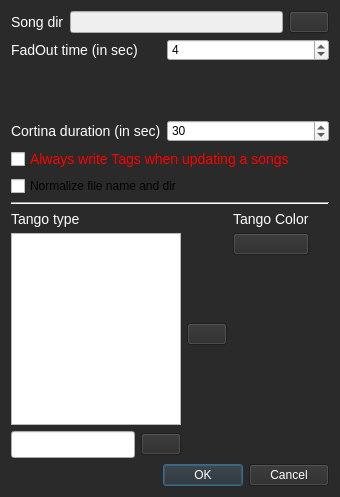
<?xml version="1.0" encoding="UTF-8"?>
<ui version="4.0">
 <class>preferences</class>
 <widget class="QDialog" name="preferences">
  <property name="windowModality">
   <enum>Qt::ApplicationModal</enum>
  </property>
  <property name="geometry">
   <rect>
    <x>0</x>
    <y>0</y>
    <width>340</width>
    <height>497</height>
   </rect>
  </property>
  <property name="windowTitle">
   <string>Dialog</string>
  </property>
  <property name="styleSheet">
   <string notr="true">QDialog{
	background-color: rgb(42,42,42)
}</string>
  </property>
  <layout class="QVBoxLayout" name="verticalLayout">
   <item>
    <layout class="QHBoxLayout" name="horizontalLayout">
     <item>
      <widget class="QLabel" name="labelPropTitle">
       <property name="styleSheet">
        <string notr="true">QLabel{
	color:white;
	font-size: 14px;
}</string>
       </property>
       <property name="text">
        <string>Song dir</string>
       </property>
      </widget>
     </item>
     <item>
      <widget class="QLineEdit" name="lineEditSongDir">
       <property name="enabled">
        <bool>false</bool>
       </property>
       <property name="toolTip">
        <string>&lt;html&gt;&lt;head/&gt;&lt;body&gt;&lt;p&gt;This is the place where your song are stored on your computer. Click to edit the path.&lt;/p&gt;&lt;/body&gt;&lt;/html&gt;</string>
       </property>
       <property name="whatsThis">
        <string>This is the place where your song are stored on your computer. You can add more than one dir, separate by a coma.</string>
       </property>
       <property name="readOnly">
        <bool>true</bool>
       </property>
      </widget>
     </item>
     <item>
      <widget class="QPushButton" name="pushButtonSelectPath">
       <property name="styleSheet">
        <string notr="true">QPushButton {
	background-color: #2a2a2a;
	color: white;
}</string>
       </property>
       <property name="text">
        <string/>
       </property>
       <property name="icon">
        <iconset resource="djtango.qrc">
         <normaloff>:/img/search-icon.png</normaloff>:/img/search-icon.png</iconset>
       </property>
      </widget>
     </item>
    </layout>
   </item>
   <item>
    <layout class="QFormLayout" name="formLayout_3">
     <property name="fieldGrowthPolicy">
      <enum>QFormLayout::AllNonFixedFieldsGrow</enum>
     </property>
     <item row="2" column="0">
      <widget class="QLabel" name="labelPropFadoutTime">
       <property name="styleSheet">
        <string notr="true">QLabel{
	color:white;
	font-size: 14px;
}</string>
       </property>
       <property name="text">
        <string>FadOut time (in sec)</string>
       </property>
      </widget>
     </item>
     <item row="2" column="1">
      <widget class="QSpinBox" name="spinBoxFadeOut">
       <property name="toolTip">
        <string>The time of the Fadout duration.</string>
       </property>
       <property name="value">
        <number>4</number>
       </property>
      </widget>
     </item>
     <item row="3" column="0">
      <spacer name="verticalSpacer_5">
       <property name="orientation">
        <enum>Qt::Vertical</enum>
       </property>
       <property name="sizeHint" stdset="0">
        <size>
         <width>20</width>
         <height>10</height>
        </size>
       </property>
      </spacer>
     </item>
     <item row="4" column="0">
      <widget class="QLabel" name="labelPropCortinaDuration">
       <property name="focusPolicy">
        <enum>Qt::NoFocus</enum>
       </property>
       <property name="styleSheet">
        <string notr="true">QLabel{
	color:white;
	font-size: 14px;
}</string>
       </property>
       <property name="text">
        <string>Cortina duration (in sec)</string>
       </property>
      </widget>
     </item>
     <item row="4" column="1">
      <widget class="QSpinBox" name="spinBoxCortinaDuration">
       <property name="maximum">
        <number>240</number>
       </property>
       <property name="value">
        <number>30</number>
       </property>
      </widget>
     </item>
    </layout>
   </item>
   <item>
    <widget class="QCheckBox" name="checkBoxWriteTags">
     <property name="toolTip">
      <string>Each time you will change a data, the tag of the file will be updated, if the file format allow it</string>
     </property>
     <property name="styleSheet">
      <string notr="true">QCheckBox{
	color:red;
	font-size: 14px;
}</string>
     </property>
     <property name="text">
      <string>Always write Tags when updating a songs</string>
     </property>
    </widget>
   </item>
   <item>
    <widget class="QCheckBox" name="checkBoxNormalize">
     <property name="toolTip">
      <string>&lt;html&gt;&lt;head/&gt;&lt;body&gt;&lt;p&gt;If you check this, eachtime you will make a change on one of your file, the file name and path will be update to respcet the following rules : &lt;/p&gt;&lt;p&gt;YYYY&lt;span style=&quot; font-weight:600;&quot;&gt;-&lt;/span&gt;Name of song&lt;span style=&quot; font-weight:600;&quot;&gt;-&lt;/span&gt;Artist&lt;span style=&quot; font-weight:600;&quot;&gt;-&lt;/span&gt;Album&lt;span style=&quot; font-weight:600;&quot;&gt;-&lt;/span&gt;Type.ext&lt;/p&gt;&lt;p&gt;&lt;span style=&quot; color:#ff0004;&quot;&gt;Be aware that this will completly change the organisation of your directory !&lt;/span&gt;&lt;/p&gt;&lt;/body&gt;&lt;/html&gt;</string>
     </property>
     <property name="text">
      <string>Normalize file name and dir</string>
     </property>
    </widget>
   </item>
   <item>
    <widget class="Line" name="line">
     <property name="orientation">
      <enum>Qt::Horizontal</enum>
     </property>
    </widget>
   </item>
   <item>
    <layout class="QHBoxLayout" name="horizontalLayout_5">
     <item>
      <layout class="QVBoxLayout" name="verticalLayout_4">
       <item>
        <widget class="QLabel" name="label_3">
         <property name="styleSheet">
          <string notr="true">QLabel{
	color:white;
	font-size: 14px;
}</string>
         </property>
         <property name="text">
          <string>Tango type</string>
         </property>
        </widget>
       </item>
       <item>
        <widget class="QListWidget" name="listWidgetTangoType">
         <property name="sizePolicy">
          <sizepolicy hsizetype="Fixed" vsizetype="Fixed">
           <horstretch>0</horstretch>
           <verstretch>0</verstretch>
          </sizepolicy>
         </property>
         <property name="maximumSize">
          <size>
           <width>170</width>
           <height>200</height>
          </size>
         </property>
        </widget>
       </item>
       <item>
        <layout class="QHBoxLayout" name="horizontalLayout_6">
         <item>
          <widget class="QLineEdit" name="lineEditTangoType">
           <property name="sizePolicy">
            <sizepolicy hsizetype="Fixed" vsizetype="Fixed">
             <horstretch>0</horstretch>
             <verstretch>0</verstretch>
            </sizepolicy>
           </property>
           <property name="minimumSize">
            <size>
             <width>100</width>
             <height>27</height>
            </size>
           </property>
           <property name="maximumSize">
            <size>
             <width>200</width>
             <height>27</height>
            </size>
           </property>
           <property name="acceptDrops">
            <bool>false</bool>
           </property>
           <property name="cursorMoveStyle">
            <enum>Qt::LogicalMoveStyle</enum>
           </property>
          </widget>
         </item>
         <item>
          <widget class="QPushButton" name="addTypeButton">
           <property name="sizePolicy">
            <sizepolicy hsizetype="Fixed" vsizetype="Fixed">
             <horstretch>0</horstretch>
             <verstretch>0</verstretch>
            </sizepolicy>
           </property>
           <property name="toolTip">
            <string>Add a Tango type</string>
           </property>
           <property name="styleSheet">
            <string notr="true">QPushButton{
	background-color: #2a2a2a;
	color: white;
 }</string>
           </property>
           <property name="text">
            <string/>
           </property>
           <property name="icon">
            <iconset resource="djtango.qrc">
             <normaloff>:/img/plus-button.png</normaloff>:/img/plus-button.png</iconset>
           </property>
          </widget>
         </item>
        </layout>
       </item>
      </layout>
     </item>
     <item>
      <widget class="QPushButton" name="removeTypeButton">
       <property name="toolTip">
        <string>Remove a Tango type</string>
       </property>
       <property name="styleSheet">
        <string notr="true">QPushButton{
	background-color: #2a2a2a;
	color: white;
 }</string>
       </property>
       <property name="text">
        <string/>
       </property>
       <property name="icon">
        <iconset resource="djtango.qrc">
         <normaloff>:/img/minus-button.png</normaloff>:/img/minus-button.png</iconset>
       </property>
      </widget>
     </item>
     <item>
      <layout class="QVBoxLayout" name="verticalLayout_5">
       <item>
        <widget class="QLabel" name="label_4">
         <property name="styleSheet">
          <string notr="true">QLabel{
	color:white;
	font-size: 14px;
}</string>
         </property>
         <property name="text">
          <string>Tango Color</string>
         </property>
        </widget>
       </item>
       <item>
        <widget class="QPushButton" name="selectColorButton">
         <property name="focusPolicy">
          <enum>Qt::NoFocus</enum>
         </property>
         <property name="styleSheet">
          <string notr="true">QPushButton{
	background-color: #2a2a2a;
	color: white;
 }</string>
         </property>
         <property name="text">
          <string/>
         </property>
        </widget>
       </item>
       <item>
        <spacer name="verticalSpacer_2">
         <property name="orientation">
          <enum>Qt::Vertical</enum>
         </property>
         <property name="sizeHint" stdset="0">
          <size>
           <width>20</width>
           <height>40</height>
          </size>
         </property>
        </spacer>
       </item>
      </layout>
     </item>
     <item>
      <spacer name="horizontalSpacer_4">
       <property name="orientation">
        <enum>Qt::Horizontal</enum>
       </property>
       <property name="sizeHint" stdset="0">
        <size>
         <width>40</width>
         <height>20</height>
        </size>
       </property>
      </spacer>
     </item>
    </layout>
   </item>
   <item>
    <layout class="QHBoxLayout" name="horizontalLayout_3"/>
   </item>
   <item>
    <widget class="QDialogButtonBox" name="buttonBox">
     <property name="styleSheet">
      <string notr="true">QPushButton {
	background-color: #2a2a2a;
	color: white;
}</string>
     </property>
     <property name="orientation">
      <enum>Qt::Horizontal</enum>
     </property>
     <property name="standardButtons">
      <set>QDialogButtonBox::Cancel|QDialogButtonBox::Ok</set>
     </property>
    </widget>
   </item>
  </layout>
 </widget>
 <resources>
  <include location="djtango.qrc"/>
 </resources>
 <connections>
  <connection>
   <sender>buttonBox</sender>
   <signal>accepted()</signal>
   <receiver>preferences</receiver>
   <slot>accept()</slot>
   <hints>
    <hint type="sourcelabel">
     <x>248</x>
     <y>254</y>
    </hint>
    <hint type="destinationlabel">
     <x>157</x>
     <y>274</y>
    </hint>
   </hints>
  </connection>
  <connection>
   <sender>buttonBox</sender>
   <signal>rejected()</signal>
   <receiver>preferences</receiver>
   <slot>reject()</slot>
   <hints>
    <hint type="sourcelabel">
     <x>316</x>
     <y>260</y>
    </hint>
    <hint type="destinationlabel">
     <x>286</x>
     <y>274</y>
    </hint>
   </hints>
  </connection>
 </connections>
</ui>
